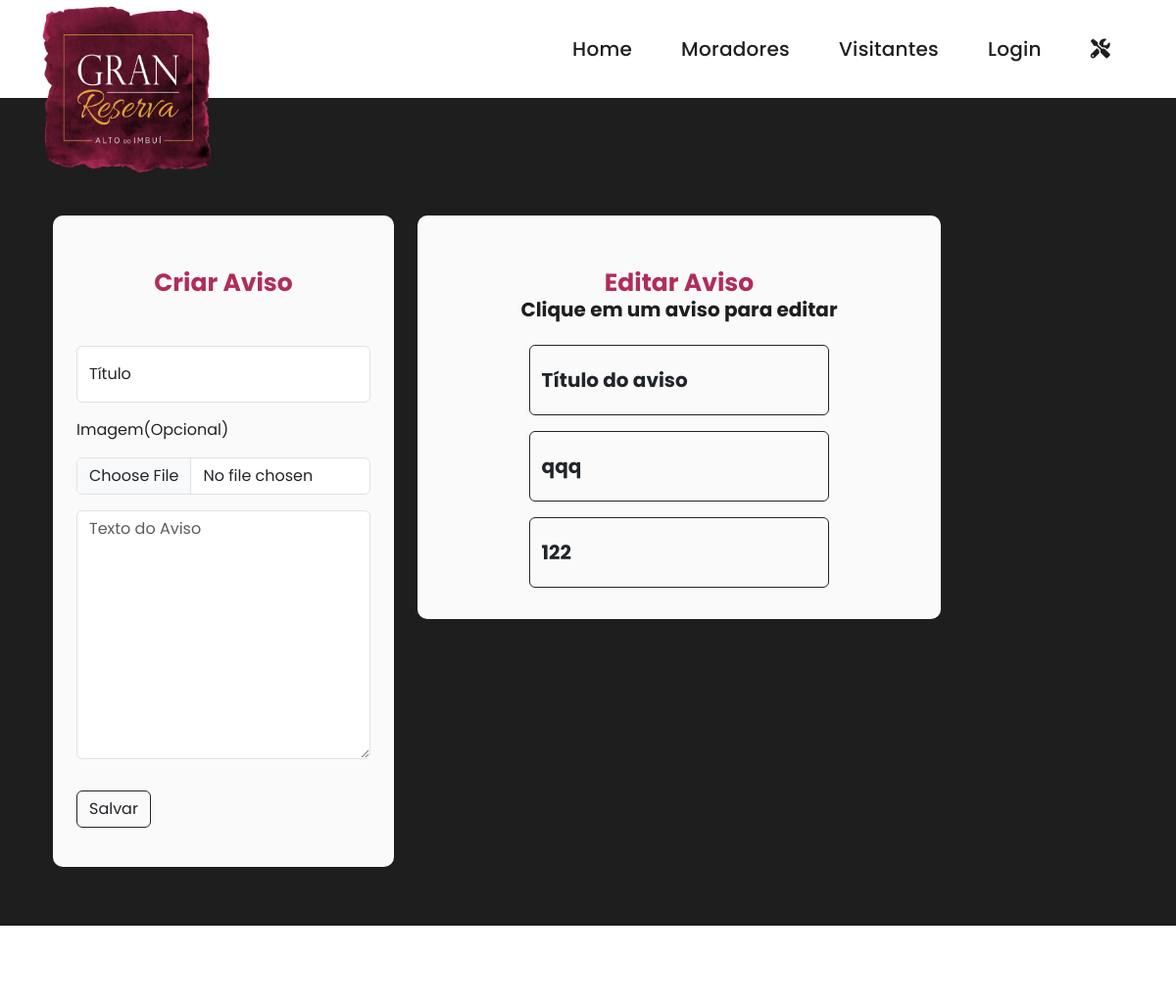
Page /avisoManage (upper part) on the earlier database version.
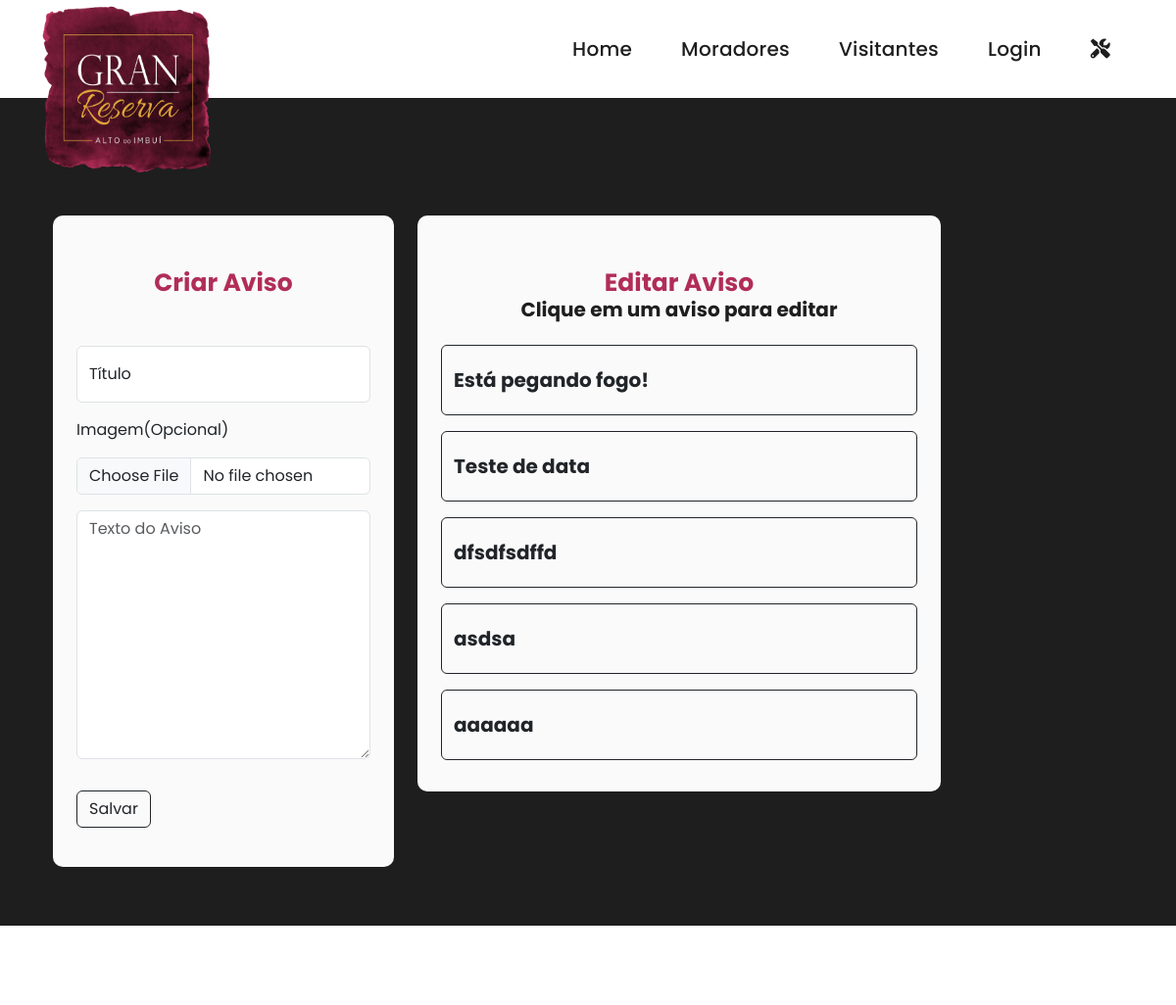
Same page on the later database version.
### condominio/models.py (models this page shows, shortened)
class Aviso(models.Model):
    titulo = models.CharField(max_length=100)
    imagem = models.ImageField(blank=True, null=True)
    texto = models.TextField(blank=True)
    created_date = models.DateTimeField(auto_now_add=True)
    modified_date = models.DateTimeField(auto_now=True)

### condominio/views.py (the view, shortened to what this page needs)
# urls.py: path('avisoManage', views.avisoManage, name='avisoManage'),
def avisoManage(request):
    avisos = Aviso.objects.all()[:10]
    context = {
        'avisos':avisos
    }
    return render(request, 'condominio/aviso-manage.html', context)

### condominio/templates/condominio/aviso-manage.html (shortened to what this page needs)
{% extends 'condominio/base.html' %}
{% load static %}
{% block body %}
  <div class="admin-main-div">
    <div class="container">
      <div class="row">
        <div class="properties section">
          <div class="container">
            <div class="row">
              <div class="col-lg-4 col-md-6">
                <div class="item item-aviso d-flex flex-column p-4">
                  <h6>Criar Aviso</h6>
                  <form action="{% url 'avisoManage' %}" method="POST" enctype="multipart/form-data">
                    <div class="form-floating my-3">
                      <input type="text" name="titulo" id="titulo" class="form-control my-3" placeholder="Título" required />
                      <label for="titulo">Título</label>
                    </div>
                    <label for="imagem">Imagem(Opcional)</label>
                    <input type="file" accept="image/*" name="imagem" id="imagem" class="form-control my-3"/>
                    <textarea name="texto" id="texto" class="form-control my-3" cols="30" rows="10" placeholder="Texto do Aviso"></textarea>
                    <button type="submit" class="btn btn-outline-dark my-3">Salvar</button>
                  </form>
                </div>
              </div>
              <div class="col-lg-6 col-md-6">
                <div class="item item-aviso d-flex flex-column p-4">
                  <h6>Editar Aviso</h6>
                  <h5 class="mb-3">Clique em um aviso para editar</h5>
                  <div>
                    {% for aviso in avisos %}
                    <a href="{% url 'avisoEdit' aviso.id %}" class="text-start btn btn-outline-dark my-2 btn-aviso">{{aviso.titulo}}</a>
                    {% endfor %}
                  </div>
                </div>
                </div>
              </div>
            </div>
          </div>
        </div>
      </div>
    </div>
{% endblock %}

Differences in the rows shown:
removed Aviso: titulo "Título do aviso"
removed Aviso: titulo "qqq"
removed Aviso: titulo "122"
added Aviso: titulo "Está pegando fogo!"
added Aviso: titulo "Teste de data"
added Aviso: titulo "dfsdfsdffd"
added Aviso: titulo "asdsa"
added Aviso: titulo "aaaaaa"
